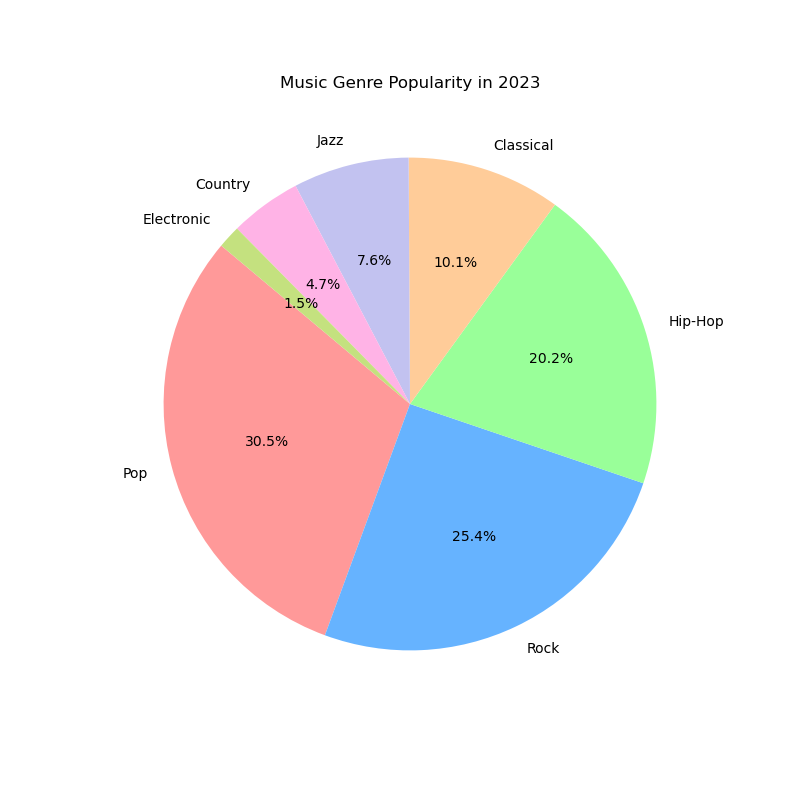

This figure's Python source:

import matplotlib.pyplot as plt

# Data points
genres = ['Pop', 'Rock', 'Hip-Hop', 'Classical', 'Jazz', 'Country', 'Electronic']
market_share = [30.5, 25.4, 20.2, 10.1, 7.6, 4.7, 1.5]

# Colors using hexadecimal color codes
colors = ['#ff9999', '#66b3ff', '#99ff99', '#ffcc99', '#c2c2f0', '#ffb3e6', '#c4e17f']

# Plotting the pie chart
plt.figure(figsize=(8, 8))  # Width and height of the chart
plt.pie(market_share, labels=genres, colors=colors, autopct='%1.1f%%', startangle=140)

# Title of the chart
plt.title('Music Genre Popularity in 2023')

# Display the chart
plt.show()
